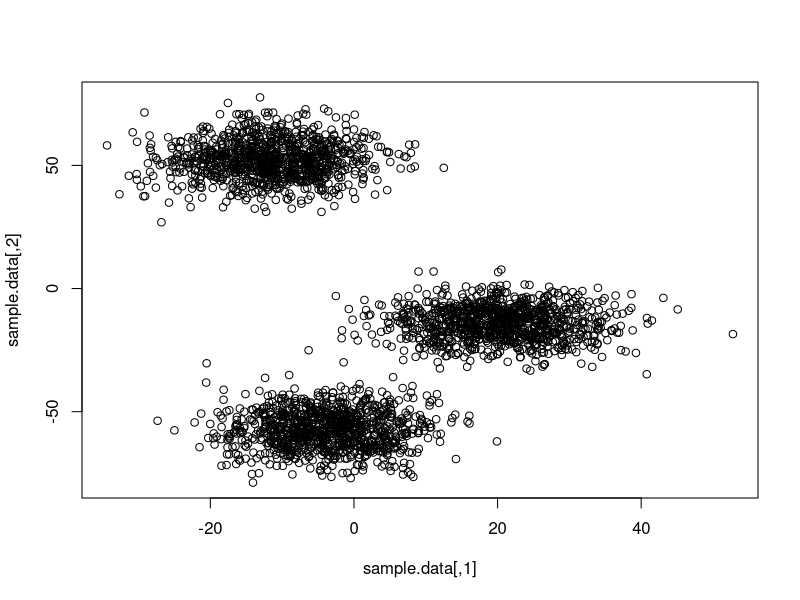
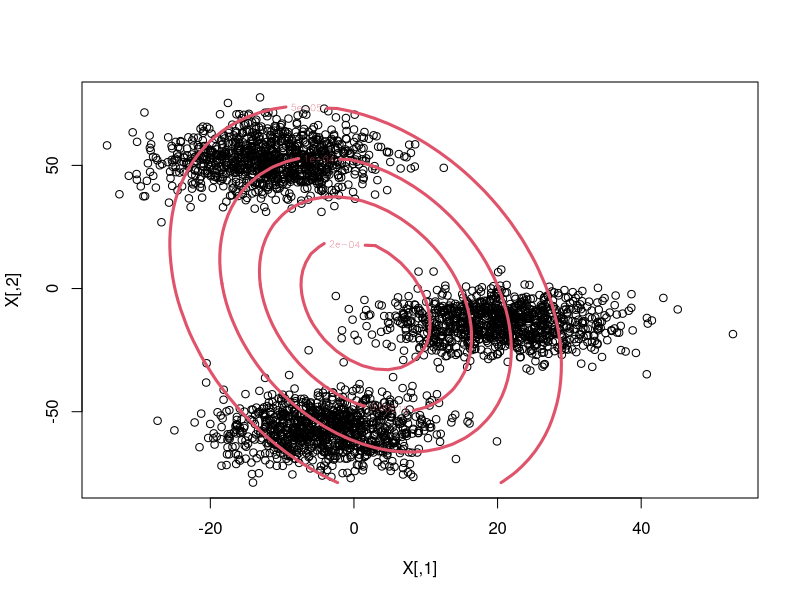
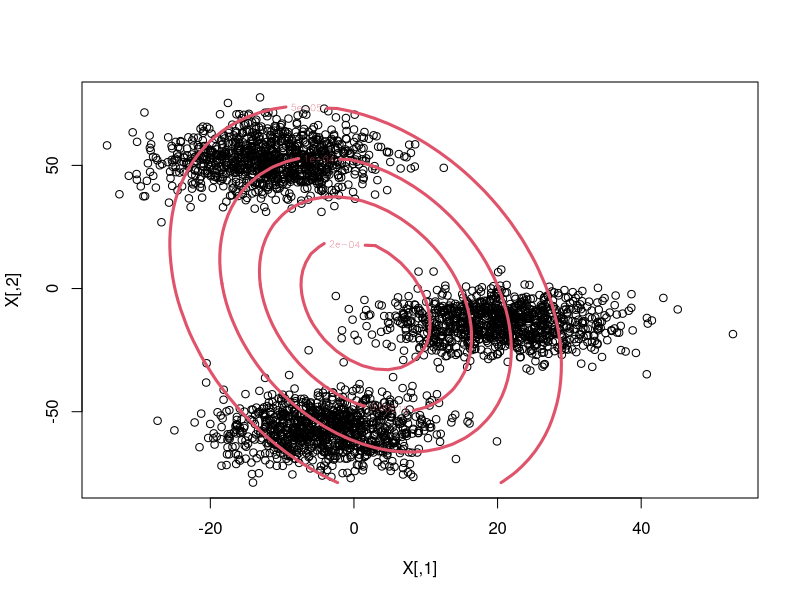
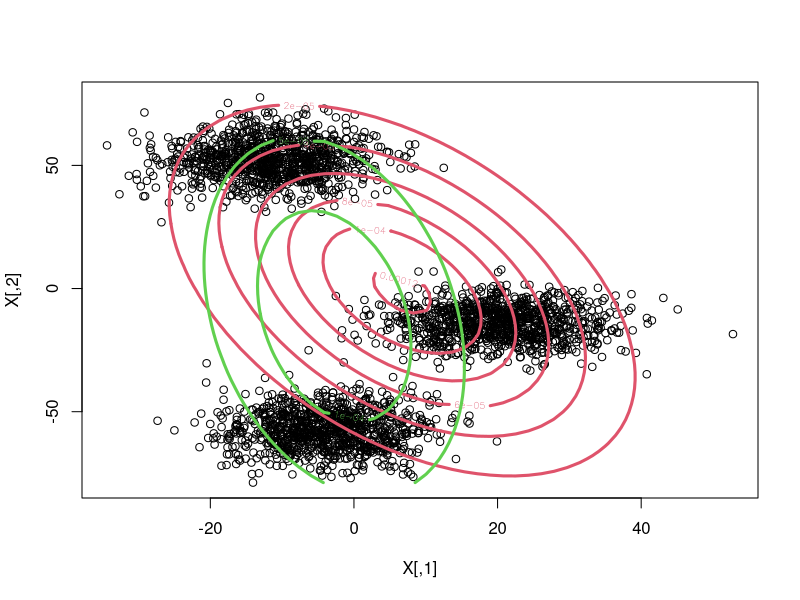
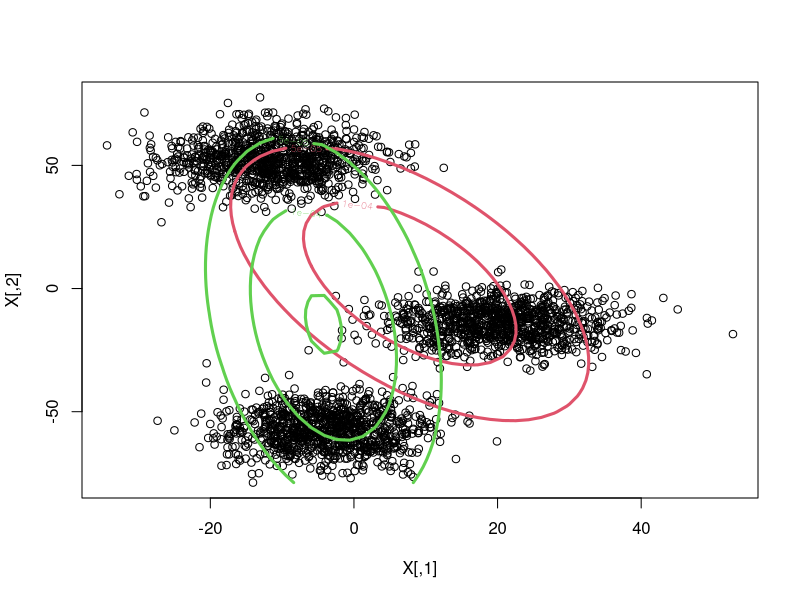
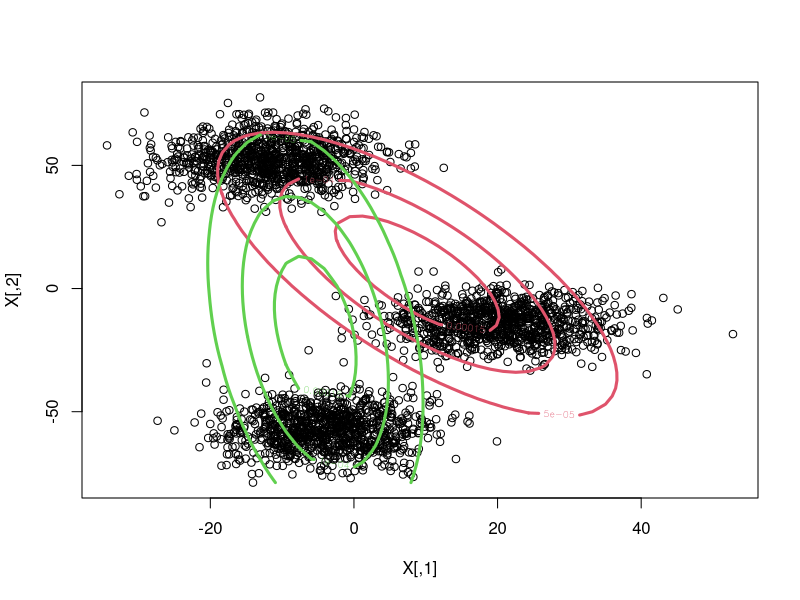
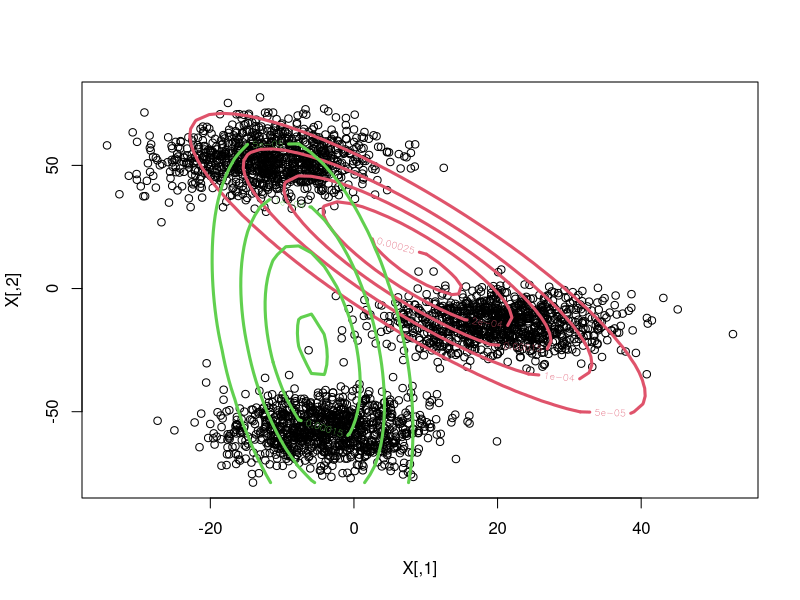
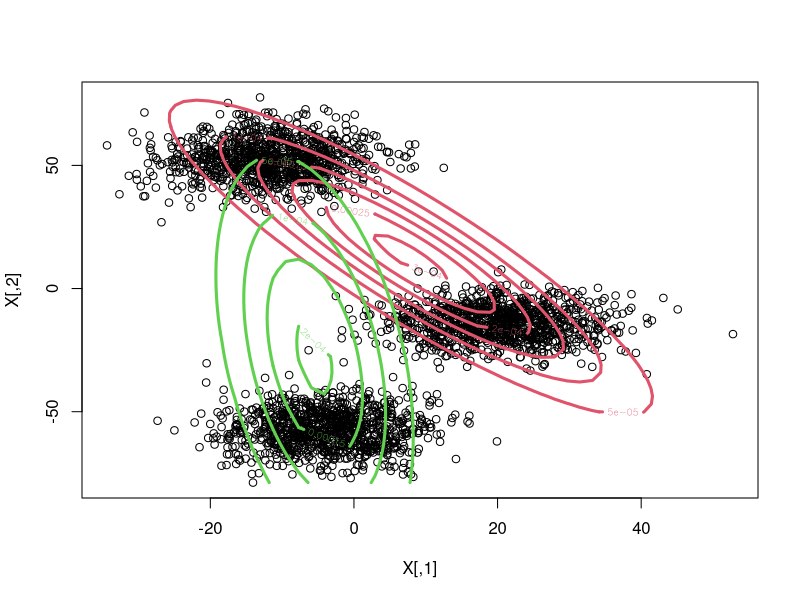

The R script that drew these images, in order: (Note: a time limit stopped this script after it produced the figures.)
library(MASS)
library(mvtnorm)

## Probability of each cluster for each point
E.step <- function(X, phi, N) {
  h <-
    with(phi, do.call(cbind,
                      lapply(1:N, function(i)
                        dmvnorm(X, mu[[i]], sig[[i]]))))
  h/rowSums(h)                       #Normalize
}

## Given the probability of each cluster for each point, we try to
## find the values of mu, sigma, and alpha that maximize the likelihood
M.step <- function(X, h, N) {
  covs <- lapply(1:N, function(i) cov.wt(X, h[,i]))
  mu <- lapply(covs, "[[", "center")
  sig <- lapply(covs, "[[", "cov")
  alpha <- colMeans(h)
  list(mu = mu, sig = sig, alpha = alpha)
}

## log.likelihood
## Given points and parameters, how well does our model fit?
## This also gives us a terminating condition for the EM algorithm.
## We stop if we don't improve all that much.
## This is also used for AIC for model selection (choosing a value of k)
log.like <- function(X, phi, N) {
  probs <- 
    with(phi, do.call(cbind,
                      lapply(1:N, function(i)
                        alpha[i] * dmvnorm(X, mu[[i]], sig[[i]]))))
  sum(log(rowSums(probs)))
}

#Function to plot current data
## Also visualize clusters using contours
plot.em <- function(X, phi, N){
  xpts <- seq((rr <- range(X[,1]))[1], rr[2], length.out=50)
  ypts <- seq((rr <- range(X[,2]))[1], rr[2], length.out=50)
  plot(X)
  for(i in 1:N) {
    mixture.contour <-
      with(phi, outer(xpts,ypts,function(x,y)
        alpha[i]*dmvnorm(cbind(x,y),mean=mu[[i]],sigma=sig[[i]])))
    contour(xpts, ypts, mixture.contour, nlevels=5, col=i+1, add=TRUE, lwd=3)
  }
}

## Terminate if log.like @ (t-1) - log.like @ (t) is below a threshold

## Here we actually run EM.
## X is our data set
## N is the number of points
## This EM algorithm implementation should be able to handle values of X with any dimension.
## However, it only can plot 2D data.
run.em <- function(X, N, plot = TRUE, sleep = 0.5, max.iter = 30, save=FALSE) {
  covs <- replicate(N, list(cov.wt(X[sample(nrow(X), 30),])))
  mu <- lapply(covs, "[[", "center")
  sig <- lapply(covs, "[[", "cov")
  alpha <- rep(1/N, N)
  phi <<- list(mu = mu, sig = sig, alpha = alpha)
  
  for(i in 1:max.iter) {
    oldphi <- phi
    h <<- E.step(X, phi, N)
    phi <<- M.step(X, h, N)
    if(plot) {
      plot.em(X, phi, N)
      if(save) {
        dev.copy(jpeg, sprintf("output/em-%02d-clusters-%02d.jpg", N, i))
        dev.off()
      }
      Sys.sleep(sleep)
    }
    if((log.like(X, phi, N) - log.like(X, oldphi, N)) < 0.01)
      break
  }
  return(list(phi = phi, aic = 2*3*N - log.like(X, phi, N)))
}


##
## Example clustering
## 

sample.data <- 
  do.call(rbind, replicate(sample(5,1), list(rmvnorm(n=1000, rnorm(2, sd=30), diag(rgamma(2, 50))))))

plot(sample.data)

##
## Run EM for 1 to 6 clusters
## Output which value of k has the best fit
## 
(aics <- sapply(1:6, function(i) run.em(sample.data, i, sleep=0, max.iter=30)$aic))
which.min(aics)
nrow(sample.data)

##
## Same as above, but fit values of k multiple times
## 
(aics <- sapply(1:10, function(i) min(replicate(5, run.em(sample.data, i, sleep=0)$aic))))
which.min(aics)
nrow(sample.data)


##
## Example used in the blog
## 

two.cluster.data <- 
  rbind(rmvnorm(n=1000, mean=c(0,0), diag(2)*10),
        rmvnorm(n=1000, mean=c(3,0), matrix(c(5,2,2,1),2,2)))

run.em(two.cluster.data, 2, sleep=0, max.iter=100)

## Try a k-means clustering
## color it
km <- kmeans(two.cluster.data, 2, iter.max = 30)
plot(two.cluster.data, ylab="", xlab="", col = c("red", "blue")[km$cluster])

## Try EM mixture model clustering
## and color it
em.output <- run.em(two.cluster.data, 2, sleep=0, max.iter=100)
ecolor <- apply(E.step(two.cluster.data, em.output$phi, 2), 1, which.max)
plot(two.cluster.data, ylab="", xlab="", col = c("red", "blue")[ecolor])
